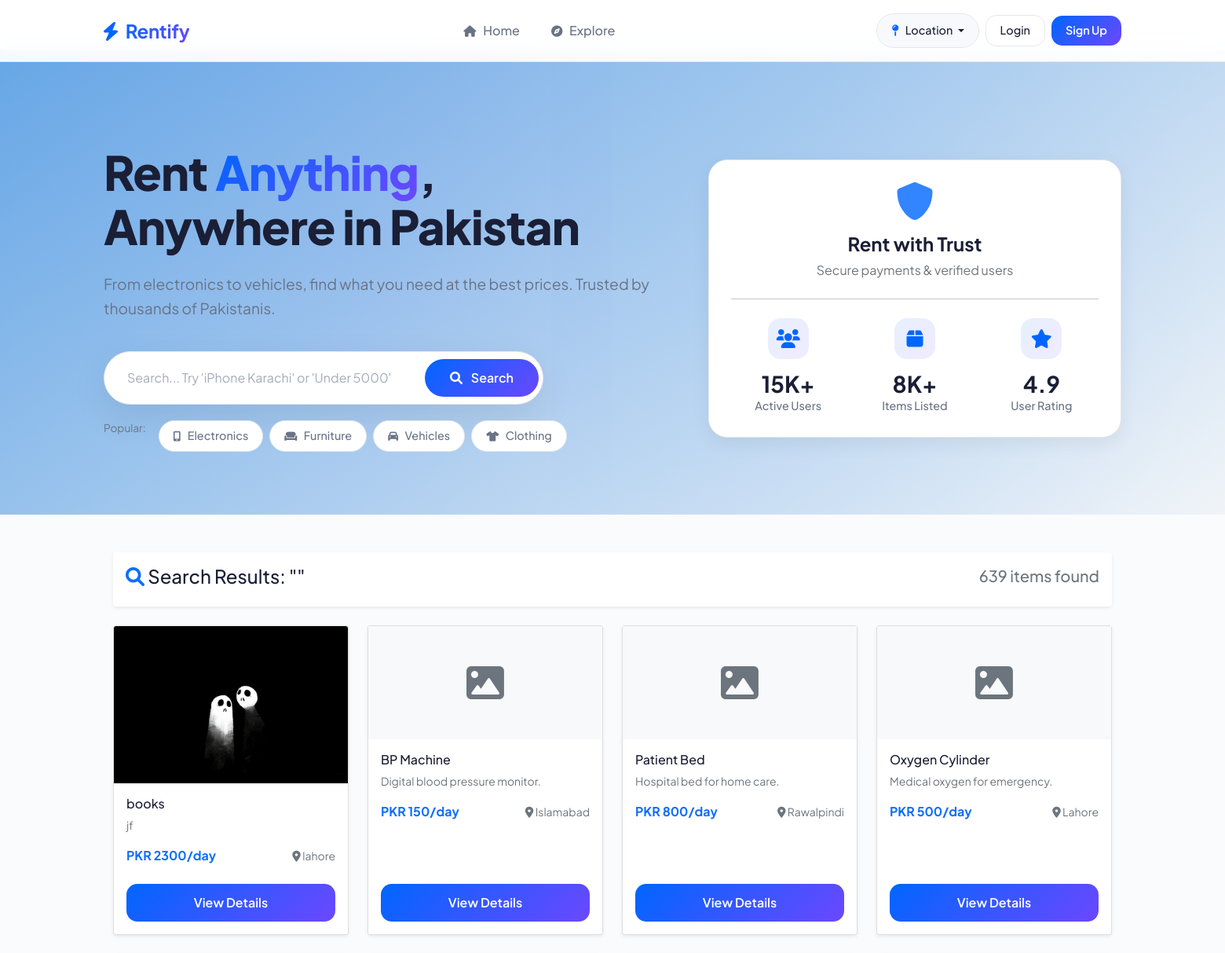
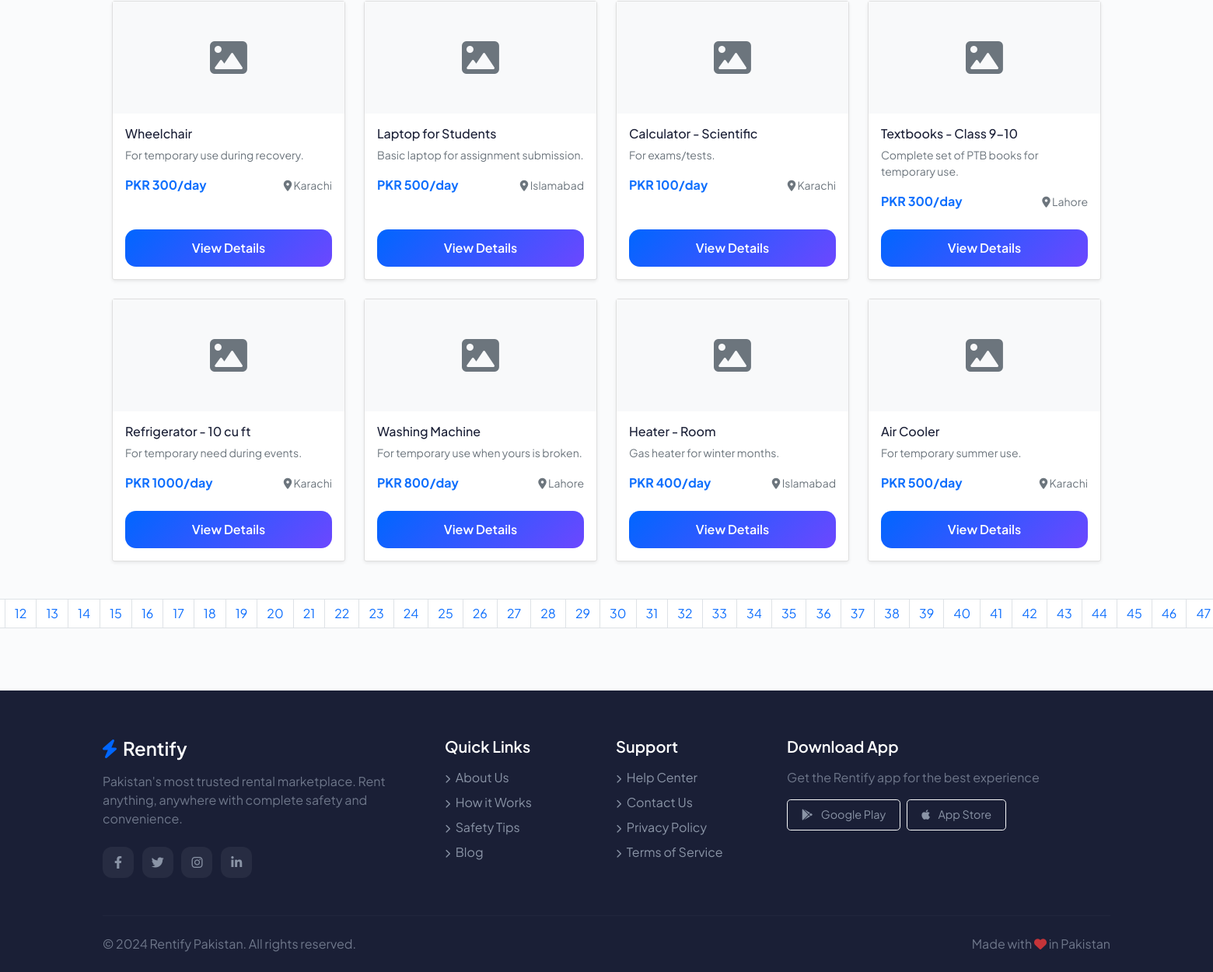
The app's page /search/ with its own data (2 pictures, top to bottom).
### listings/models.py (models this page shows, shortened)
class Listing(models.Model):
    CATEGORY_CHOICES = [
        ('electronics', 'Electronics'),
        ('furniture', 'Furniture'),
        ('vehicles', 'Vehicles'),
        ('clothing', 'Clothing'),
        ('books', 'Books'),
        ('other', 'Other'),
    ]
    title = models.CharField(max_length=200)
    description = models.TextField()
    price_per_day = models.IntegerField()
    category = models.CharField(max_length=50, choices=CATEGORY_CHOICES, default='other')
    city = models.CharField(max_length=100)
    latitude = models.FloatField(null=True, blank=True)
    longitude = models.FloatField(null=True, blank=True)
    image = models.ImageField(upload_to='listings/', null=True, blank=True)
    owner = models.ForeignKey(User, on_delete=models.CASCADE, related_name='listings')
    created_at = models.DateTimeField(auto_now_add=True)
    is_available = models.BooleanField(default=True)

### listings/views.py (the view)
# urls.py: path('search/', views.smart_search, name='smart-search'),  # ✅ Add this
def smart_search(request):
    query = request.GET.get('q', '').strip()
    original_query = query
    search_context = {
        'original_query': original_query,
        'corrected_query': None,
        'was_corrected': False,
        'suggestions': [],
        'detected_city': None,
        'detected_category': None,
        'detected_price_min': None,
        'detected_price_max': None,
        'detected_sort': None,
        'used_fallback': False,
        'fallback_message': None,
        'available_cities': [],
    }
    temp_results = {'location_based': None, 'all_pakistan': None, 'similar_items': None}
    if query:
        corrected_query, was_corrected = SpellChecker.correct_query(query)
        if was_corrected:
            search_context['corrected_query'] = corrected_query
            search_context['was_corrected'] = True
            search_context['suggestions'] = SpellChecker.get_suggestions(query)
            query_to_search = corrected_query
        else:
            query_to_search = query
        query_lower = query_to_search.lower()
        cities = ['karachi', 'lahore', 'islamabad', 'rawalpindi', 'multan',
                  'faisalabad', 'gujranwala', 'peshawar', 'quetta', 'sialkot']
        for city in cities:
            if city in query_lower:
                search_context['detected_city'] = city.title()
                query_lower = query_lower.replace(city, '').strip()
                break
        categories = {
            'electronics': ['electronics', 'mobile', 'phone', 'iphone', 'samsung', 'laptop', 'computer'],
            'furniture': ['furniture', 'sofa', 'bed', 'table', 'chair', 'desk'],
            'vehicles': ['vehicles', 'car', 'bike', 'motorcycle', 'gari', 'toyota', 'honda'],
            'clothing': ['clothing', 'dress', 'shirt', 'pant', 'kurta', 'lawn'],
            'books': ['books', 'novel', 'textbook', 'quran'],
        }
        for cat_key, keywords in categories.items():
            for keyword in keywords:
                if keyword in query_lower:
                    search_context['detected_category'] = cat_key.title()
                    query_lower = query_lower.replace(keyword, '').strip()
                    break
            if search_context['detected_category']:
                break
        under_match = re.search(r'under\s+(\d+)', query_lower)
        if under_match:
            search_context['detected_price_max'] = int(under_match.group(1))
            query_lower = re.sub(r'under\s+\d+', '', query_lower).strip()
        range_match = re.search(r'(\d+)\s*(?:to|-)\s*(\d+)', query_lower)
        if range_match:
            search_context['detected_price_min'] = int(range_match.group(1))
            search_context['detected_price_max'] = int(range_match.group(2))
            query_lower = re.sub(r'\d+\s*(?:to|-)\s*\d+', '', query_lower).strip()
        if 'newest' in query_lower or 'latest' in query_lower:
            search_context['detected_sort'] = 'newest'
        elif 'cheap' in query_lower or 'sasta' in query_lower:
            search_context['detected_sort'] = 'price_low'
        elif 'expensive' in query_lower or 'mehnga' in query_lower:
            search_context['detected_sort'] = 'price_high'
        def apply_filters(listings, city=None, category=None, price_min=None, price_max=None):
            if city:
                listings = listings.filter(city__icontains=city)
            if category:
                listings = listings.filter(category=category.lower())
            if price_min:
                listings = listings.filter(price_per_day__gte=price_min)
            if price_max:
                listings = listings.filter(price_per_day__lte=price_max)
            if query_lower and len(query_lower) > 2:
                words = query_lower.split()
                for word in words:
                    if len(word) > 2:
                        listings = listings.filter(
                            Q(title__icontains=word) |
                            Q(description__icontains=word)
                        )
            return listings
        base_listings = Listing.objects.filter(is_available=True)
        if search_context['detected_city']:
            location_results = apply_filters(
                base_listings,
                city=search_context['detected_city'].lower(),
                category=search_context['detected_category'].lower() if search_context['detected_category'] else None,
                price_min=search_context['detected_price_min'],
                price_max=search_context['detected_price_max']
            )
            temp_results['location_based'] = location_results
            if location_results.exists():
                final_listings = location_results
                search_context['used_fallback'] = False
            else:
                all_results = apply_filters(
                    base_listings,
                    category=search_context['detected_category'].lower() if search_context['detected_category'] else None,
                    price_min=search_context['detected_price_min'],
                    price_max=search_context['detected_price_max']
                )
                temp_results['all_pakistan'] = all_results
                if all_results.exists():
                    available_cities = list(all_results.values_list('city', flat=True).distinct()[:5])
                    search_context['available_cities'] = available_cities
                    search_context['fallback_message'] = f"No {search_context['detected_category'] or 'items'} found in {search_context['detected_city']}. Showing results from all Pakistan."
                    search_context['used_fallback'] = True
                    final_listings = all_results
                else:
                    final_listings = base_listings.none()
        else:
            final_listings = apply_filters(
                base_listings,
                category=search_context['detected_category'].lower() if search_context['detected_category'] else None,
                price_min=search_context['detected_price_min'],
                price_max=search_context['detected_price_max']
            )
        if search_context['detected_sort'] == 'newest':
            final_listings = final_listings.order_by('-created_at')
        elif search_context['detected_sort'] == 'price_low':
            final_listings = final_listings.order_by('price_per_day')
        elif search_context['detected_sort'] == 'price_high':
            final_listings = final_listings.order_by('-price_per_day')
        else:
            final_listings = final_listings.order_by('-created_at')
        if not final_listings.exists() and search_context['detected_category']:
            similar_items = Listing.objects.filter(
                category=search_context['detected_category'].lower(),
                is_available=True
            )[:6]
            temp_results['similar_items'] = similar_items
            search_context['fallback_message'] = f"No exact matches. Showing similar {search_context['detected_category']} items."
            search_context['used_fallback'] = True
            final_listings = similar_items
    else:
        final_listings = Listing.objects.filter(is_available=True).order_by('-created_at')
    paginator = Paginator(final_listings, 12)
    page_number = request.GET.get('page')
    listings = paginator.get_page(page_number)
    context = {
        'listings': listings,
        'search_query': original_query,
        'search_context': search_context,
        'temp_results': temp_results,
        'result_count': final_listings.count() if hasattr(final_listings, 'count') else 0,
    }
    return render(request, 'listings/smart_search_results.html', context)

### notifications/context_processors.py (called while the page is built, shortened)
def notification_context(request):
    return {'notifications': [], 'unread_count': 0}

### templates/listings/smart_search_results.html (shortened to what this page needs)
{% extends 'base.html' %}
{% block content %}
<div class="container my-4">
    <div class="card shadow-sm mb-4 border-0">
        <div class="card-body">
            <div class="row align-items-center">
                <div class="col-md-8">
                    <h4 class="mb-2">
                        <i class="fas fa-search text-primary"></i>
                        Search Results: "{{ search_query }}"
                    </h4>
                </div>
                <div class="col-md-4 text-md-end">
                    <h5 class="text-muted">{{ result_count }} items found</h5>
                </div>
            </div>
        </div>
    </div>
    {% if listings %}
    <div class="row">
        {% for listing in listings %}
        <div class="col-md-4 col-lg-3 mb-4">
            <div class="card h-100 shadow-sm">
                {% if listing.image %}
                <img src="{{ listing.image.url }}" class="card-img-top" style="height: 200px; object-fit: cover;" alt="{{ listing.title }}">
                {% else %}
                <div class="bg-light text-center py-5"><i class="fas fa-image fa-3x text-muted"></i></div>
                {% endif %}
                <div class="card-body">
                    <h6 class="card-title">{{ listing.title|truncatechars:35 }}</h6>
                    <p class="card-text small text-muted">{{ listing.description|truncatewords:12 }}</p>
                    <div class="d-flex justify-content-between align-items-center mt-2">
                        <span class="text-primary fw-bold">PKR {{ listing.price_per_day }}/day</span>
                        <small class="text-muted"><i class="fas fa-map-marker-alt"></i> {{ listing.city }}</small>
                    </div>
                </div>
                <div class="card-footer bg-white border-0 pb-3">
                    <a href="{% url 'listing-detail' listing.id %}" class="btn btn-primary w-100">View Details</a>
                </div>
            </div>
        </div>
        {% endfor %}
    </div>
    {% if listings.has_other_pages %}
    <nav aria-label="Page navigation" class="mt-4">
        <ul class="pagination justify-content-center">
            {% for num in listings.paginator.page_range %}
            <li class="page-item {% if listings.number == num %}active{% endif %}"><a class="page-link" href="?q={{ search_query }}&page={{ num }}">{{ num }}</a></li>
            {% endfor %}
        </ul>
    </nav>
    {% endif %}
    {% endif %}
</div>
{% endblock %}

### templates/base.html (style rules this page uses)
* { margin: 0; padding: 0; box-sizing: border-box; }
body { font-family: 'Plus Jakarta Sans', sans-serif; background: #fafbfc; min-height: 100vh; color: #1a1f36; overflow-x: hidden; }
:root { --primary: #0066ff; --primary-dark: #0052cc; --primary-light: #3385ff; --primary-soft: #e6f0ff; --secondary: #6c47ff; --secondary-light: #8f72ff; --secondary-soft: #f0ebff; --accent: #ff6b35; --accent-light: #ff8a5c; --success: #00b87a; --success-light: #00d68f; --danger: #ff3b3b; --warning: #ffb800; --info: #00b8d4; --dark: #1a1f36; --gray: #697386; --gray-light: #a3acb9; --light: #f7f9fc; --white: #ffffff; --border-light: #e3e8ee; --shadow-xs: 0 1px 2px rgba(0,0,0,0.03); --shadow-sm: 0 2px 8px rgba(0,0,0,0.04); --shadow-md: 0 8px 24px rgba(0,0,0,0.06); --shadow-lg: 0 16px 48px rgba(0,0,0,0.08); --shadow-xl: 0 24px 64px rgba(0,0,0,0.10); }
.btn-primary { background: linear-gradient(135deg, var(--primary) 0%, var(--secondary) 100%); border: none; border-radius: 14px; padding: 12px 28px; font-weight: 600; transition: all 0.3s ease; color: white; }

### records on screen
Listing: image (picture), title "books", description "jf", price_per_day "2300", city "lahore"
Listing: title "BP Machine", description "Digital blood pressure monitor.", price_per_day "150", city "Islamabad"
Listing: title "Patient Bed", description "Hospital bed for home care.", price_per_day "800", city "Rawalpindi"
Listing: title "Oxygen Cylinder", description "Medical oxygen for emergency.", price_per_day "500", city "Lahore"
Listing: title "Wheelchair", description "For temporary use during recovery.", price_per_day "300", city "Karachi"
Listing: title "Laptop for Students", description "Basic laptop for assignment submission.", price_per_day "500", city "Islamabad"
Listing: title "Calculator - Scientific", description "For exams/tests.", price_per_day "100", city "Karachi"
Listing: title "Textbooks - Class 9-10", description "Complete set of PTB books for temporary use.", price_per_day "300", city "Lahore"
Listing: title "Refrigerator - 10 cu ft", description "For temporary need during events.", price_per_day "1000", city "Karachi"
Listing: title "Washing Machine", description "For temporary use when yours is broken.", price_per_day "800", city "Lahore"
Listing: title "Heater - Room", description "Gas heater for winter months.", price_per_day "400", city "Islamabad"
Listing: title "Air Cooler", description "For temporary summer use.", price_per_day "500", city "Karachi"

### other values on screen
{{ result_count }} "639"
{{ num }} "12" "13" "14" "15" "16" "17" "18" "19" "20" "21" "22" "23" "24" "25" "26" "27" "28" "29" "30" "31" "32" "33" "34" "35" "36" "37" "38" "39" "40" "41" "42" "43" "44" "45" "46" "47"
